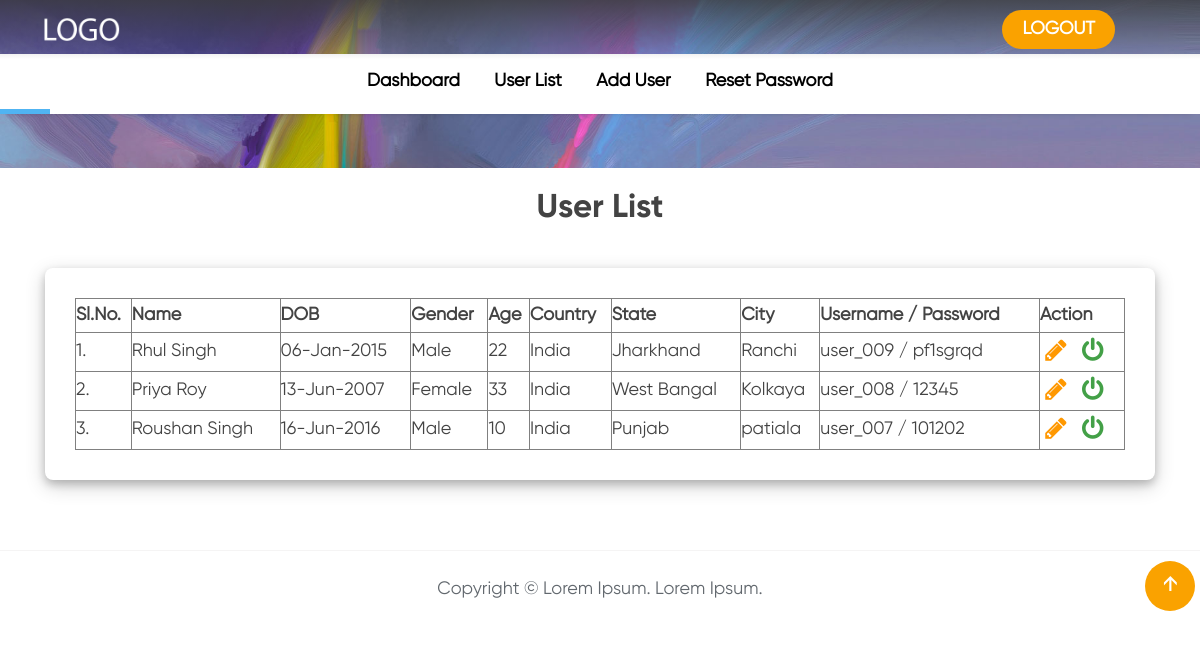
Screenshot of /user-list.php (signed in) with the database file from the repository.
### tables this page shows
CREATE TABLE `users` (
  `id` int(20) NOT NULL,
  `f_name` varchar(100) DEFAULT NULL,
  `l_name` varchar(100) DEFAULT NULL,
  `gender` enum('M','F','O') NOT NULL DEFAULT 'M',
  `age` int(3) DEFAULT NULL,
  `dob` date DEFAULT NULL,
  `country` varchar(100) DEFAULT NULL,
  `state` varchar(100) DEFAULT NULL,
  `city` varchar(100) DEFAULT NULL,
  `username` varchar(100) DEFAULT NULL,
  `password` varchar(100) DEFAULT NULL,
  `user_type` varchar(10) NOT NULL DEFAULT 'user',
  `status` enum('A','D') NOT NULL DEFAULT 'A',
  `updated_data` text,
  `created_on` timestamp NOT NULL DEFAULT CURRENT_TIMESTAMP
);

### user-list.php (the view, shortened to what this page needs)
<?php
	include('connection.php');
	$sql    = "SELECT * FROM users WHERE user_type = 'user' ORDER BY created_on DESC";
	$result = $conn->query($sql);
	include('include/header.php');
?>
<div id="group-5" class="l-page-navi__section js-waypoint custom_im_row_holder">
	<div class="_row fixed-width page-section testimonial-masonry padtopbottom3em custom_im_row" >
		<div class="_colwrap _centered custom_im_row_colwrap" >
			<div class="_col custom_im_row_col" style="width:100%" >
				<h3 style="text-align:center;">User List</h3>
				<hr  style="height:20px;" />
				<div  class="testimonial-masonry-card">
					<div  class="description">
						<table width="100%" border="1">
							<thead>
								<tr>
									<td><strong>Sl.No.</strong></td>
									<td><strong>Name</strong></td>
									<td><strong>DOB</strong></td>
									<td><strong>Gender</strong></td>
									<td><strong>Age</strong></td>
									<td><strong>Country</strong></td>
									<td><strong>State</strong></td>
									<td><strong>City</strong></td>
									<td><strong>Username / Password</strong></td>
									<td><strong>Action</strong></td>
								</tr>
							</thead>
							<tbody>
								<?php
									if($result->num_rows > 0){ $count = 0;
										while ($row = $result->fetch_object()) { ?>
											<?php if($row->updated_data) { ?>
												<tr style="background-color: #3e4b5b; color: #fff;">
											<?php } else { ?>
												<tr>
											<?php } ?>
												<td><?=++$count?>.</td>
												<td><?=$row->f_name.' '.$row->l_name?></td>
												<td><?=date('d-M-Y', strtotime($row->dob))?></td>
												<td><?php
													switch ($row->gender) {
														case 'M': echo 'Male'; break;
														case 'F': echo 'Female'; break;
													}
												?></td>
												<td><?=$row->age?></td>
												<td><?=$row->country?></td>
												<td><?=$row->state?></td>
												<td><?=$row->city?></td>
												<td><?=$row->username?> / <?=$row->password?></td>
												<td>
													<a href="update-user.php?path=<?=base64_encode($row->id/169)?>">
														<i class="fa fa-pencil fa-fw" aria-hidden="true" style="color:#ff9800; font-size: 25px;"></i>
													</a>
													<?php if($row->status == 'A') { ?>
														<a href="user-list.php?status=D&path=<?=base64_encode($row->id/169)?>">
															<i class="fa fa-power-off fa-fw" aria-hidden="true" style="color:#43a047; font-size: 25px;"></i>
														</a>
													<?php } else { ?>
														<a href="user-list.php?status=A&path=<?=base64_encode($row->id/169)?>">
															<i class="fa fa-power-off fa-fw" aria-hidden="true" style="color:#dd2c00; font-size: 25px;"></i>
														</a>
													<?php } if($row->updated_data) { ?>
														<a href="update-request.php?path=<?=base64_encode($row->id/169)?>">
															<i class="fa fa-edit fa-fw" aria-hidden="true" style="color:#17babe; font-size: 25px;"></i>
														</a>
													<?php } ?>
												</td>
											</tr>
										<?php }
									} else { ?>
										<tr>
											<td colspan="9" align="center">No record found...</td>
										</tr>
									<?php }
								?>
							</tbody>
						</table>
					</div>
				</div>
			</div>
		</div>
	</div>
</div>
<?php include('include/footer.php'); ?>

### include/header.php (shortened to what this page needs)
<!doctype html>
<html class="no-js" lang="en">
	<head>
		<link rel="stylesheet" href="ignite/pre_responsive.css">
		<link rel="stylesheet" href="style.css">
		<link rel="stylesheet" href="my-style.css">
	</head>
	<body>
		<div class="_container" id="body_top">
			<header class="omnibar">
				<div class="omnibar__header">
					<div class="omnibar__wrapper">
						<a href="/">
							<img src="images/logo_updated.png" class="user-assets img-logo" title="Logo" alt="Logo" />
						</a>
						<a href="log-out.php" class="custom_enroll_button scroll-link scroll">Logout</a>
					</div>
				</div>
			</header>
			<div class="_main" role="main">
				<div class="_wrapper">
					<div class="_row fixed-width herobanner-sp content-bg" >
						<div class="l-page-navi__placeholder">
							<div class="page-navi">
								<ul class="page-navi__listing">
									<li class="page-navi__list"><a class="page-navi__link waypoint-scroll" href="dashboard.php">Dashboard</a></li>
									<?php if($_SESSION['type'] == 'admin') { ?>
										<li class="page-navi__list"><a class="page-navi__link waypoint-scroll" href="user-list.php">User List</a></li>
										<li class="page-navi__list"><a class="page-navi__link waypoint-scroll" href="add-user.php">Add User</a></li>
									<?php } else { ?>
										<li class="page-navi__list"><a class="page-navi__link waypoint-scroll" href="user-profile.php">User Profile</a></li>
									<?php } ?>
									<li class="page-navi__list"><a class="page-navi__link waypoint-scroll" href="reset-password.php">Reset Password</a></li>
								</ul>
								<span class="page-navi__indicator"></span>
							</div>
						</div>
					</div>
				</div>
	 		</div>

### include/footer.php (shortened to what this page needs)
		</div>
		<footer class="fixed-width footer" style="position:relative">
			<div class="_colwrap center gdpr">
				<p>Copyright &copy; Lorem Ipsum. Lorem Ipsum.</p>
			</div>
			<a href="#body_top" class="custom_gototop_button scroll-link scroll">&#8593;</a>
		</footer>
	</body>
</html>

### style.css (style rules this page uses)
footer { background-color:transparent;padding-bottom:0px;-webkit-font-smoothing:initial;border-top:solid 1px #f5f4f4;color:#333 }
.gdpr p { font-size:12px;font-family:'Open Sans', serif;color:#62686e;line-height:20px;-webkit-font-smoothing:antialiased;text-rendering:optimizeLegibility;padding:0 10px }
.omnibar { position:absolute;width:100% }
.l-academy .omnibar__header,.l-academy .omnibar__navi { background-color:transparent;z-index:1000 }
.l-academy .omnibar__header { height:60px;border-bottom:solid 1px rgba(255,255,255,0.3);background:linear-gradient(0deg, rgba(255,255,255,0) 0%, rgba(57,57,57,0.786152) 100%);border-bottom:1px solid #fff }
h1,h2,h3,h4,h5,h6 { font-family:Gilroy-Bold, Arial !important;font-weight:normal;font-style:normal;letter-spacing:0px !important }
.page-section { margin-bottom:60px }
.testimonial-masonry-card { border-radius:8px;box-shadow:0 4px 8px 0 rgba(0,0,0,0.2),0 6px 20px 0 rgba(0,0,0,0.19);margin-bottom:30px }
.testimonial-masonry-card .description { padding:30px }
.herobanner-sp { background:url("images/masthead_2_new.jpg") #fbfbf9 top center no-repeat;-webkit-background-size:cover;-moz-background-size:cover;-o-background-size:cover;background-size:cover }

### my-style.css (style rules this page uses)
body { font-family:Gilroy-Regular !important; font-size:18px; line-height:23px; }
.page-navi__listing .page-navi__list a { font-size:18px; color:#000000; font-weight:bold; }
.custom_im_row_holder { border:0px solid red; padding-top:0px !important; padding-bottom:0px !important; margin-top:0px !important; margin-bottom:40px !important; }
.custom_im_row { border:0px solid red; padding-top:20px !important; padding-bottom:0px !important; margin-top:0px !important; margin-bottom:40px !important; }
.custom_im_row_holder .custom_im_row { margin-bottom:0px !important; }
.custom_im_row .custom_im_row_colwrap { border:0px solid green; padding-top:0px !important; padding-bottom:0px !important; margin-top:0px !important; margin-bottom:0px !important; }
.custom_im_row .custom_im_row_col { border:0px solid blue; }
.custom_im_row .custom_im_row_col h3 { margin-top:0px !important; margin-bottom:20px !important; border:0px solid blue; }
.footer p { text-align:center; padding-top:10px; padding-bottom:10px; font-size:18px; font-family:Gilroy-Regular !important; }
.custom_enroll_button { display:inline-block; position:absolute; left:auto; right:55px; top:10px; padding:8px 20px; border-radius:25px; border:none; background:#FAA200; color:#ffffff; font-size:18px; text-transform:uppercase; font-weight:bold; cursor:pointer; }
.custom_gototop_button { display:inline-block; position:absolute; left:auto; right:5px; top:10px; width:50px; height:50px; line-height:50px; border-radius:40px; text-align:center; border:none; background:#FAA200; color:#ffffff; font-size:20px; text-transform:uppercase; font-weight:bold; cursor:pointer; }

### user-list.php (style rules this page uses)
td { padding: 5px 0px; }

### rows the page displays
users: f_name "Rhul", l_name "Singh", dob "06-Jan-2015", gender "Male", age "22", country "India", state "Jharkhand", city "Ranchi", username "user_009", password "pf1sgrqd"
users: f_name "Priya", l_name "Roy", dob "13-Jun-2007", gender "Female", age "33", country "India", state "West Bangal", city "Kolkaya", username "user_008", password "12345"
users: f_name "Roushan", l_name "Singh", dob "16-Jun-2016", gender "Male", age "10", country "India", state "Punjab", city "patiala", username "user_007", password "101202"
